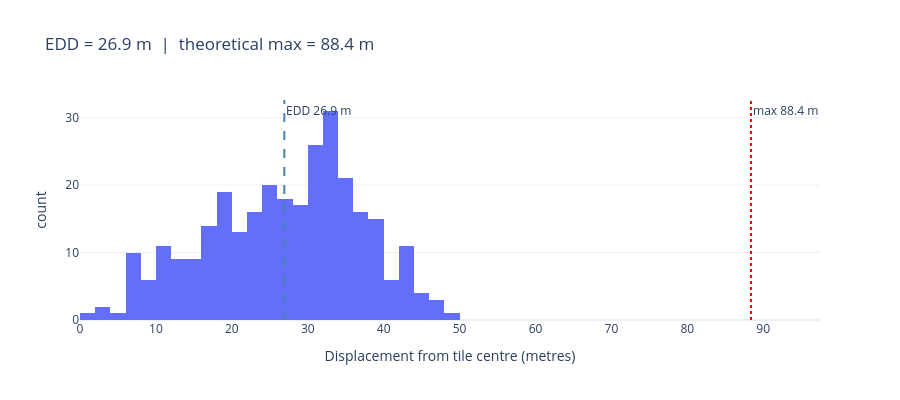

Notebook code for this chart:
### Markdown cell above
### EDD — Expected Displacement Distance

`edd(tile_centers, display_coords)` measures the mean distance from each shuffled tile centre to its jittered display pin.  
Jitter draws uniformly from [−J, +J] per axis, so the expected displacement is J · √(2/3) ≈ 0.82 J, and the hard maximum is J√2.

### Code cell
edd_val = edd(tile_centers, display_coords)
displacements = [
    haversine_m(t[0], t[1], d[0], d[1])
    for t, d in zip(tile_centers, display_coords)
]
max_diag = J * 2 ** 0.5

fig = px.histogram(
    x=displacements, nbins=30,
    labels={'x': 'Displacement from tile centre (metres)', 'y': 'Count'},
    title=f'EDD = {edd_val:.1f} m  |  theoretical max = {max_diag:.1f} m',
    template='plotly_white', height=400,
)
fig.add_vline(x=edd_val,  line_dash='dash', line_color='steelblue',
              annotation_text=f'EDD {edd_val:.1f} m')
fig.add_vline(x=max_diag, line_dash='dot',  line_color='red',
              annotation_text=f'max {max_diag:.1f} m')
fig.show()

assert max(displacements) <= max_diag + 1
print(f'EDD = {edd_val:.2f} m   min = {min(displacements):.2f} m   max = {max(displacements):.2f} m')
print('All displacements within theoretical bound: OK')

### Figure 1 — Plotly figure (JSON) as saved in the notebook; plotly's stock layout.template omitted (floating-point values rounded to 4 significant figures; data arrays with more than 128 entries replaced by an {"elided": "..."} marker saying what was removed)
{"data": [{"bingroup": "x", "hovertemplate": "Displacement from tile centre (metres)=%{x}<br>count=%{y}<extra></extra>", "legendgroup": "", "marker": {"color": "#636efa", "pattern": {"shape": ""}}, "name": "", "nbinsx": 30, "orientation": "v", "showlegend": false, "type": "histogram", "x": {"elided": "300 float values"}, "xaxis": "x", "yaxis": "y"}], "layout": {"annotations": [{"showarrow": false, "text": "EDD 26.9 m", "x": 26.92, "xanchor": "left", "xref": "x", "y": 1, "yanchor": "top", "yref": "y domain"}, {"showarrow": false, "text": "max 88.4 m", "x": 88.39, "xanchor": "left", "xref": "x", "y": 1, "yanchor": "top", "yref": "y domain"}], "barmode": "relative", "height": 400, "legend": {"tracegroupgap": 0}, "shapes": [{"line": {"color": "steelblue", "dash": "dash"}, "type": "line", "x0": 26.92, "x1": 26.92, "xref": "x", "y0": 0, "y1": 1, "yref": "y domain"}, {"line": {"color": "red", "dash": "dot"}, "type": "line", "x0": 88.39, "x1": 88.39, "xref": "x", "y0": 0, "y1": 1, "yref": "y domain"}], "title": {"text": "EDD = 26.9 m  |  theoretical max = 88.4 m"}, "xaxis": {"anchor": "y", "domain": [0.0, 1.0], "title": {"text": "Displacement from tile centre (metres)"}}, "yaxis": {"anchor": "x", "domain": [0.0, 1.0], "title": {"text": "count"}}}}
